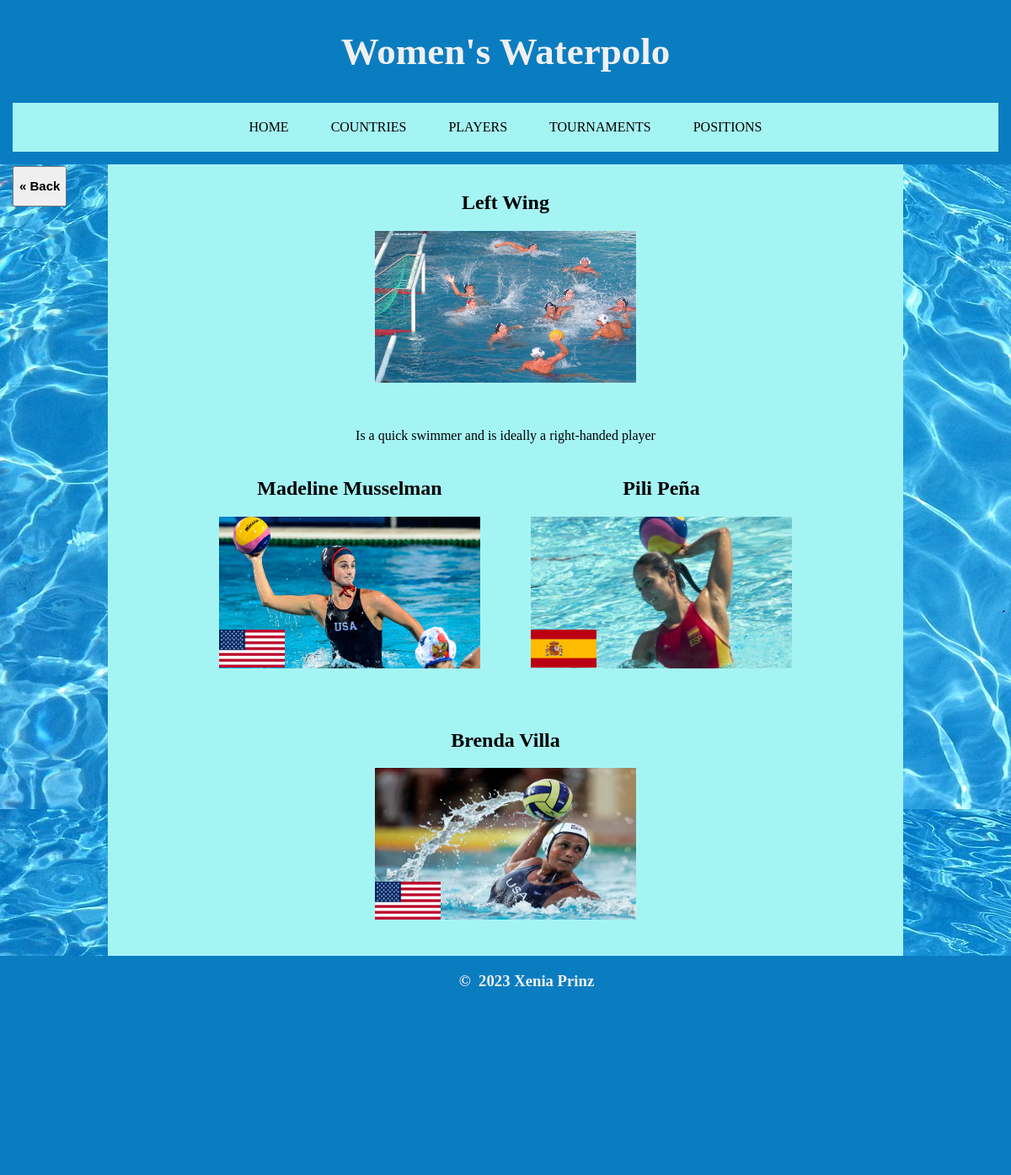
The page /position/1 on the database its author committed.
### tables this page shows
CREATE TABLE Position (id INTEGER PRIMARY KEY AUTOINCREMENT, position TEXT, description TEXT, image TEXT, pos_copyright TEXT);

CREATE TABLE Player (id INTEGER PRIMARY KEY AUTOINCREMENT, first_name TEXT, last_name TEXT, image TEXT, player_copyright TEXT, country_id INTEGER REFERENCES Country (id), national_team INTEGER, right_hand_dominant INTEGER, left_hand_dominant INTEGER, world_ranking INTEGER, weight INTEGER, height INTEGER, cap_number INTEGER);

CREATE TABLE Country (id INTEGER PRIMARY KEY AUTOINCREMENT, country TEXT, flag TEXT);

### routes.py (the view)
@app.route('/position/<int:id>')
def indiv_position(id):
    if id > 9223372036854775807:  # prevents overflow error
        abort(404)
    position = sql('SELECT Position.position, Position.image, \
                Position.description, pos_copyright FROM Position \
                WHERE Position.id = ?', (id,))
    if position == []:  # if query gives no result, error page is shown
        abort(404)
    position_players = sql('SELECT Player.first_name, Player.last_name, \
                            Player.image, Country.flag, Player.id \
                            FROM PlayerPosition \
                            Join Player ON PlayerPosition.player_id=Player.id \
                            Join Country ON Player.country_id=Country.id \
                            Join Position ON PlayerPosition.position_id=Position.id \
                            WHERE Position.id = ?', (id,))
    return render_template("position.html", position=position,
                           position_players=position_players,
                           title="Women's Waterpolo")

### routes.py (called while the page is built)
def sql(query, id):
    conn = sqlite3.connect("waterpolo.db")  # connects to the sql database
    cur = conn.cursor()
    if id is not None:
        cur.execute(query, id)
    else:
        cur.execute(query)
    results = cur.fetchall()
    return results

### templates/position.html (shortened to what this page needs)
{% extends "layout.html" %}
{% block title %}
<div class="back"> <button onclick="history.back()"> <h2> &laquo; Back </h2> </button> </div>
{% endblock %}
{% block content %}
<div class="subheading">
    <div class="row">
    {% for item in position %}
        <div class="column">
            <h2> {{item[0]}} </h2>
            <div class="overlay">
                <img src = "{{item[1]}}"/>
            </div>
        </div>
    </div>
</div>
<div class="description">
    <p> {{item[2]}} </p>
    {% endfor %}
</div>
<div class="row">
    {% for item in position_players %}
    <div class="column">
        <div class="zoom">
            <h2><a href = "/player/{{item[4]}}"> {{item[0]}} {{item[1]}} </h2>
            <div class="image-stack">
                <div class="image-stack_bottom">
                <img src="{{item[2]}}">
                </div>
                <div class="image-stack_flag">
                    <img src="{{item[3]}}">
                </div>
            <br>
            </div>
        </div>
    </div>
    {% endfor %}
</div>
{% endblock %}

### static/css/style.css (style rules this page uses)
body { font-family: "Comic Sans MS"; background-image: url("/static/images/pool_background.jpg"); box-sizing: border-box; margin: 10px; }
img { width: 310px; height: 180px; }
a { color: rgb(0,0,0); text-decoration: none; }
.subheading { display: flex; justify-content: center; text-align: center; margin-top: 30px; margin-bottom: -10px; }
.column h2, h3, h4 { text-align: center; }
.overlay { position: relative; width: 310px; text-align: center; }
.image-stack::after { content: ' '; display: table; clear: both; }
.image-stack_bottom { align-items: center; padding-top: 0%; }
.description p { text-align: center; margin-top: 30px; }

### rows shown on the page
Position: position "Left Wing", image (picture), description "Is a quick swimmer and is ideally a right-handed player"
Player: first_name "Madeline", last_name "Musselman", image (picture), flag (picture)
Player: first_name "Pili", last_name "Peña", image (picture), flag (picture)
Player: first_name "Brenda", last_name "Villa", image (picture), flag (picture)
